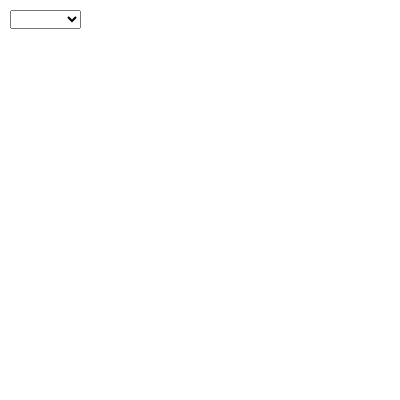
Frame 1 (no input)
Frame 60 (no input): identical to frame 1, image omitted
Frame 120 (the mouse pressed at the canvas centre since frame 60): identical to frame 1, image omitted

The p5.js sketch that drew this single still picture (run headless with seeded random() and noise() and a simulated clock; from frame 60 on, the mouse is pressed at the canvas centre):

// p5.js sketch
// ── sketch.js
var seasons;
var seasonType = "";
var snowLocationX = [];
var snowLocationY = [];
var snowAmount = 100;

function setup() {
  // put setup code here
  createCanvas(400,400);
  seasons = createSelect();
  seasons.position(10,10);
  seasons.option("");
  seasons.option("spring");
  seasons.option("summer");
  seasons.option("fall");
  seasons.option("winter");
  seasons.changed(function(){
    seasonType = seasons.value();
  });
  for(var x = 0; x<100; x++){
    console.log(x);
  }


  for (var i = 0; i < snowAmount; i++) {
     snowLocationX[i] = random(0, width);
     snowLocationY[i] = random(0, -500);
}

}



function draw() {
  // put drawing code here
background(255);
fill("black");
stroke(0);
textSize(20);
text(seasonType,10,75);

if(seasonType == "spring"){
  line(width/2,height/2,width/2,300);
  fill("white");
//  ellipse(width/2,height/2 - 20,10,20);
  //i++ is the ame as i = i +1;
  for(var i = 0; i < 6; i++){
    //runs code in here
    push();
    translate(width/2,height/2);
    rotate(i + 30);
    ellipse(0,20,10,20);
    pop();
  }


  fill("yellow");
  ellipse(width/2, height/2, 20,20);
}else if(seasonType == "winter"){
  for(var i = 0; i < snowAmount; i++);{
    fill(200);
    ellipse(snowLocationX[i], snowLocationY[i], 10, 10);
    snowLocationY[i] = snowLocationY[i] + 1;
    if(snowLocationY[i] > height){
      snowLocationY[i] = random(0,-500);
      snowLocationX[i] = random(0, width);
    }
  }
}


}
